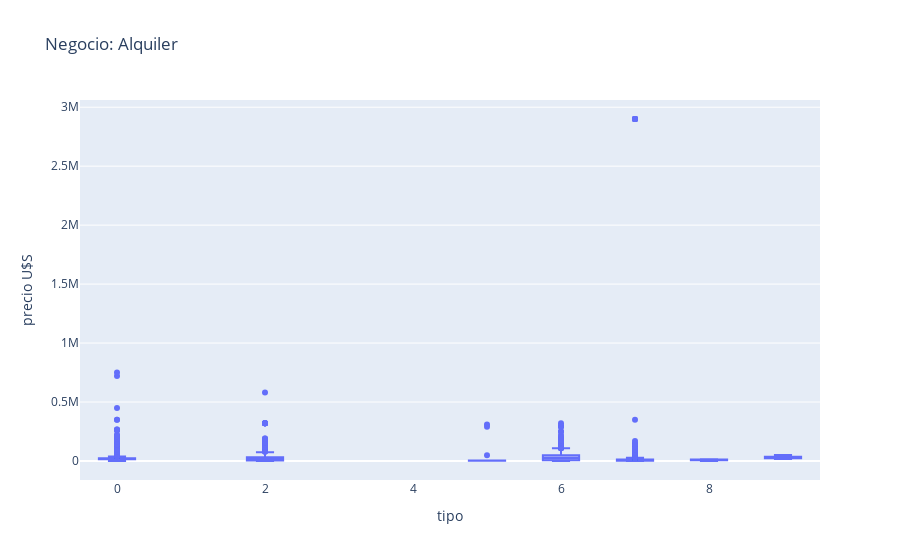
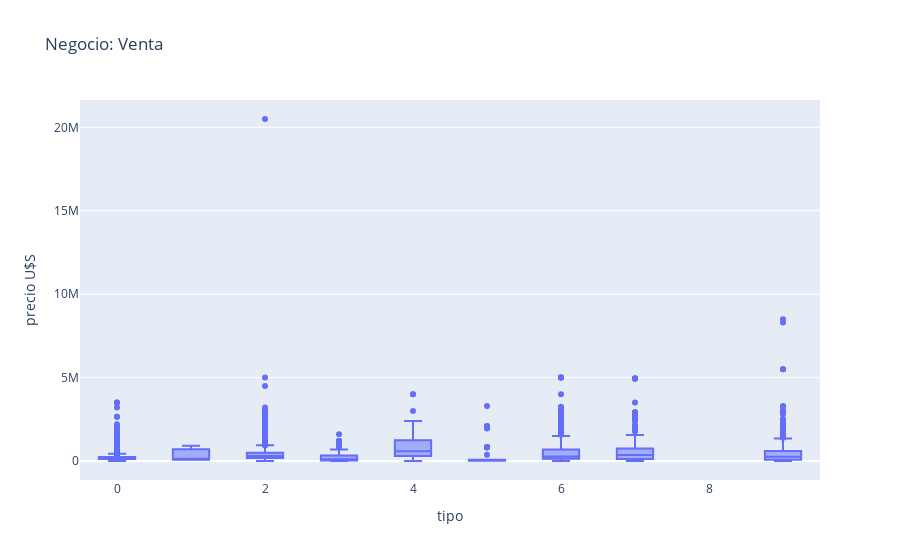
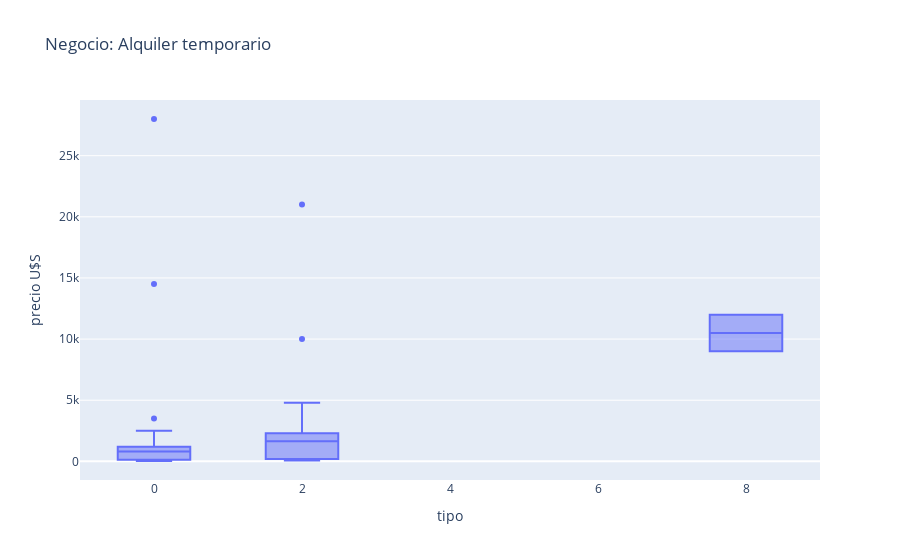

The notebook cell these images were saved under, in order:
### Code cell
import plotly.express as px
for value in edit["negocio"].unique():
    fig = px.box(edit[edit["negocio"]==value], x="tipo", y="precio U$S", title=("Negocio: "+list(ref_negocio_encode.keys())[list(ref_negocio_encode.values()).index(value)]))
    fig.show()

### Figure 1 — Plotly figure (JSON) as saved in the notebook; plotly's stock layout.template omitted (floating-point values rounded to 4 significant figures; data arrays with more than 128 entries replaced by an {"elided": "..."} marker saying what was removed)
{"data": [{"alignmentgroup": "True", "hovertemplate": "tipo=%{x}<br>precio U$S=%{y}<extra></extra>", "legendgroup": "", "marker": {"color": "#636efa"}, "name": "", "notched": false, "offsetgroup": "", "orientation": "v", "showlegend": false, "type": "box", "x": {"elided": "9523 int values"}, "x0": " ", "xaxis": "x", "y": {"elided": "9523 int values"}, "y0": " ", "yaxis": "y"}], "layout": {"boxmode": "group", "legend": {"tracegroupgap": 0}, "title": {"text": "Negocio: Alquiler"}, "xaxis": {"anchor": "y", "domain": [0, 1], "title": {"text": "tipo"}}, "yaxis": {"anchor": "x", "domain": [0, 1], "title": {"text": "precio U$S"}}}}

### Figure 2 — Plotly figure (JSON) as saved in the notebook; plotly's stock layout.template omitted (floating-point values rounded to 4 significant figures; data arrays with more than 128 entries replaced by an {"elided": "..."} marker saying what was removed)
{"data": [{"alignmentgroup": "True", "hovertemplate": "tipo=%{x}<br>precio U$S=%{y}<extra></extra>", "legendgroup": "", "marker": {"color": "#636efa"}, "name": "", "notched": false, "offsetgroup": "", "orientation": "v", "showlegend": false, "type": "box", "x": {"elided": "22545 int values"}, "x0": " ", "xaxis": "x", "y": {"elided": "22545 int values"}, "y0": " ", "yaxis": "y"}], "layout": {"boxmode": "group", "legend": {"tracegroupgap": 0}, "title": {"text": "Negocio: Venta"}, "xaxis": {"anchor": "y", "domain": [0, 1], "title": {"text": "tipo"}}, "yaxis": {"anchor": "x", "domain": [0, 1], "title": {"text": "precio U$S"}}}}

### Figure 3 — Plotly figure (JSON) as saved in the notebook; plotly's stock layout.template omitted (floating-point values rounded to 4 significant figures; data arrays with more than 128 entries replaced by an {"elided": "..."} marker saying what was removed)
{"data": [{"alignmentgroup": "True", "hovertemplate": "tipo=%{x}<br>precio U$S=%{y}<extra></extra>", "legendgroup": "", "marker": {"color": "#636efa"}, "name": "", "notched": false, "offsetgroup": "", "orientation": "v", "showlegend": false, "type": "box", "x": {"elided": "213 int values"}, "x0": " ", "xaxis": "x", "y": {"elided": "213 int values"}, "y0": " ", "yaxis": "y"}], "layout": {"boxmode": "group", "legend": {"tracegroupgap": 0}, "title": {"text": "Negocio: Alquiler temporario"}, "xaxis": {"anchor": "y", "domain": [0, 1], "title": {"text": "tipo"}}, "yaxis": {"anchor": "x", "domain": [0, 1], "title": {"text": "precio U$S"}}}}
